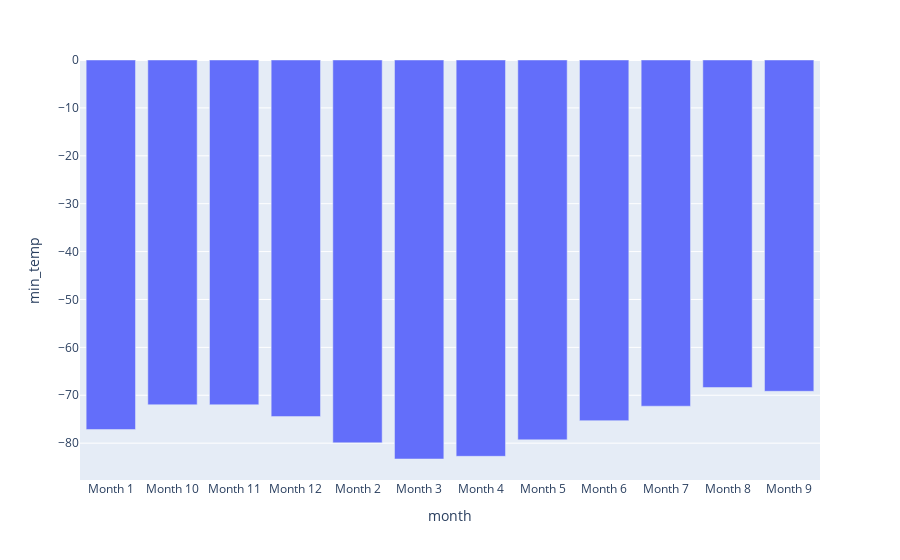

The notebook cell this image was saved under:
### Code cell
# Plot a bar chart of the average min_temp by month
import plotly.express as px
px.bar(minTempOfMonth.reset_index(), x = "month", y = "min_temp")

### Figure 1 — Plotly figure (JSON) as saved in the notebook; plotly's stock layout.template omitted (floating-point values rounded to 4 significant figures)
{"data": [{"alignmentgroup": "True", "hovertemplate": "month=%{x}<br>min_temp=%{y}<extra></extra>", "legendgroup": "", "marker": {"color": "#636efa", "pattern": {"shape": ""}}, "name": "", "offsetgroup": "", "orientation": "v", "showlegend": false, "textposition": "auto", "type": "bar", "x": ["Month 1", "Month 10", "Month 11", "Month 12", "Month 2", "Month 3", "Month 4", "Month 5", "Month 6", "Month 7", "Month 8", "Month 9"], "xaxis": "x", "y": [-77.16, -71.98, -71.99, -74.45, -79.93, -83.31, -82.75, -79.31, -75.3, -72.28, -68.38, -69.17], "yaxis": "y"}], "layout": {"autosize": true, "barmode": "relative", "legend": {"tracegroupgap": 0}, "margin": {"t": 60}, "xaxis": {"anchor": "y", "autorange": true, "domain": [0, 1], "range": [-0.5, 11.5], "title": {"text": "month"}, "type": "category"}, "yaxis": {"anchor": "x", "autorange": true, "domain": [0, 1], "range": [-87.69, 0], "title": {"text": "min_temp"}, "type": "linear"}}}
